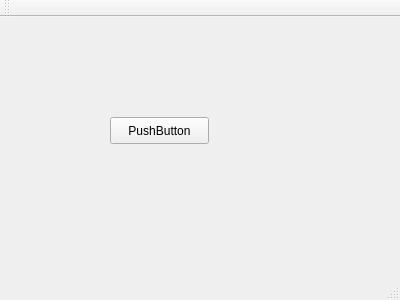
<?xml version="1.0" encoding="UTF-8"?>
<ui version="4.0">
 <class>MainWindow</class>
 <widget class="QMainWindow" name="MainWindow">
  <property name="geometry">
   <rect>
    <x>0</x>
    <y>0</y>
    <width>400</width>
    <height>300</height>
   </rect>
  </property>
  <property name="windowTitle">
   <string>MainWindow</string>
  </property>
  <widget class="QWidget" name="centralWidget">
   <widget class="QPushButton" name="pushButton">
    <property name="geometry">
     <rect>
      <x>110</x>
      <y>100</y>
      <width>99</width>
      <height>27</height>
     </rect>
    </property>
    <property name="text">
     <string>PushButton</string>
    </property>
   </widget>
  </widget>
  <widget class="QMenuBar" name="menuBar">
   <property name="geometry">
    <rect>
     <x>0</x>
     <y>0</y>
     <width>400</width>
     <height>25</height>
    </rect>
   </property>
  </widget>
  <widget class="QToolBar" name="mainToolBar">
   <attribute name="toolBarArea">
    <enum>TopToolBarArea</enum>
   </attribute>
   <attribute name="toolBarBreak">
    <bool>false</bool>
   </attribute>
  </widget>
  <widget class="QStatusBar" name="statusBar"/>
 </widget>
 <layoutdefault spacing="6" margin="11"/>
 <resources/>
 <connections/>
</ui>
